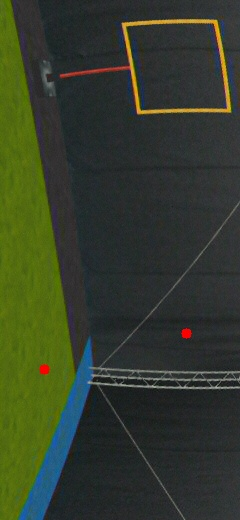
#> input picture debug_python_code/images_with_corners/image_105.jpg, 240 x 520 px
$ python -i rtp_viewer_debug.py   (imports and definitions only)
#> lines starting #> are read from the running program, lines starting #| are printed output that depends on the picture; after the words box and inside, x2 and y2 are one past the last pixel; in counts of white or black regions, pixels touching at a corner belong together
#! /usr/bin/python

import cv2
import sys
import argparse
from os import path, getenv
import os

# if PAPARAZZI_HOME not set, then assume the tree containing this
# file is a reasonable substitute
PPRZ_HOME = getenv("PAPARAZZI_HOME", path.normpath(path.join(path.dirname(path.abspath(__file__)), '../../../')))
sys.path.append(PPRZ_HOME + "/var/lib/python") # pprzlink

# See the issue and solution here: https://github.com/opencv/opencv/issues/10328
os.environ['OPENCV_FFMPEG_CAPTURE_OPTIONS'] = 'protocol_whitelist;file,rtp,udp'

from pprzlink.ivy import IvyMessagesInterface
from pprzlink.message import PprzMessage

# See the issue and solution here: https://github.com/opencv/opencv/issues/10328
os.environ['OPENCV_FFMPEG_CAPTURE_OPTIONS'] = 'protocol_whitelist;file,rtp,udp'

class RtpViewer:
    running = False
    scale = 1
    rotate = 0
    frame = None
    mouse = dict()

    # [91 lines left out: functions __init__, run, cv, on_key, on_mouse, not called in this run]

    def cleanup(self):
        # Shutdown ivy interface
        self.ivy.shutdown()

import cv2
import matplotlib.pyplot as plt
import os
import numpy as np
from sklearn.linear_model import LinearRegression, RANSACRegressor, Ridge
import copy
import numpy as np


def remove_mess(image, window_size=10, thresh=.4):
    pixels_threshold = window_size**2 * thresh
    for y in range(0, image.shape[0] - window_size + 1, window_size):
        for x in range(0, image.shape[1] - window_size + 1, window_size):

            roi = image[y:y+window_size, x:x+window_size]

            # Count white pixels
            white_pixels = np.sum(roi == [255, 255, 255])

            # If there are 20 or more white pixels, replace the entire ROI with black pixels
            if white_pixels >= pixels_threshold:
                image[y:y+window_size, x:x+window_size] = [0, 0, 0]
                # print("Removed patch")
    return image

def perform_linear_regression(binary_image):
    """
    Given a portion of the image we try to find the horizon
    We use RANSACRegressor to try to be resiliant to the numerous outliers
    """
    white_pixels = np.argwhere(binary_image == 255)  # Get coordinates of white pixels
    num_pixels = white_pixels.shape[0]


    # Initialize arrays to store x and y coordinates of white pixels
    x_coords = white_pixels[:, 1]
    y_coords = white_pixels[:, 0]

    # Perform linear regression on the coordinates
    #base_estimator = Ridge(alpha=100)
    #model = RANSACRegressor(base_estimator=base_estimator)
    model = RANSACRegressor()
    #model = LinearRegression()
    if num_pixels < 2:
        print("No white pixels found in the image.")
        model.fit([[0], [1]], [[0], [0]])
    else:
        model.fit(x_coords.reshape(-1, 1), y_coords.reshape(-1, 1))
    return model

def assign_colors_to_compatible_models(models, threshold = 20):
    """
    Just a quick clustering of the different predictions for the horizon
    """
    color_map = {}
    color_index = 0

    for i in range(len(models)):
        compatible = np.full(color_index, 0)
        for j in range(i):

            model1 = models[i]
            model2 = models[j]

            y_pred_1 = model1.predict([[300]])[0]
            y_pred_2 = model2.predict([[300]])[0]
            error = abs(y_pred_1 - y_pred_2)
            compatible[color_map[j]] = max(error, compatible[color_map[j]])

        if compatible.size == 0 or all(compatible >= threshold):
            color_map[i] = color_index
            color_index += 1
        else:
            color_map[i] = np.argmin(compatible)

    return color_map

def detect_horizons(frame):
    """
    Return the model for each orizon line up to two, and the x for which they meet
    If there is only one line x_separation is equal to frame.shape[1]
    """
    original = frame.copy()

    # This was an attempt to make the blue and black patches around the arena look the same (I wanted a gradient between the green and blue grass)
    #frame[:, :, 2] = 0
    #hsv_image = cv2.cvtColor(frame, cv2.COLOR_BGR2HSV)
    ## Define lower and upper bounds for blue color in HSV
    #lower_blue = np.array([90, 0, 0])
    #upper_blue = np.array([255, 255, 255])
    ## Create a mask to extract blue areas
    #blue_mask = cv2.inRange(frame, lower_blue, upper_blue)
    ## Print some information about the blue mask
    #print("Pixels detected as blue:", np.count_nonzero(blue_mask))
    #print("Shape of the blue mask:", blue_mask.shape)
    ## Darken the blue areas in the original image
    #darkened_image = frame.copy()
    ##darkened_image[blue_mask != 0, 0] = 80   # Darken blue areas by dividing pixel values by 2
    ##darkened_image[blue_mask != 0, 1] = 60
    #frame = darkened_image.copy()

    # Convert the frame to grayscale for edge detection
    gray = cv2.cvtColor(frame, cv2.COLOR_BGR2GRAY)
    # Apply Gaussian blur to reduce noise and smoothen edges
    blurred = cv2.GaussianBlur(src=gray, ksize=(15, 15), sigmaX=0.9)
    # Perform Canny edge detection
    edges = cv2.Canny(blurred,15, 20)
    #edges = cv2.GaussianBlur(src=edges, ksize=(5, 5), sigmaX=0.9)
    rgb_edges = cv2.cvtColor(edges, cv2.COLOR_GRAY2BGR)
    edges = remove_mess(rgb_edges)
    edges = cv2.cvtColor(edges, cv2.COLOR_BGR2GRAY)
    edges_debug = edges.copy()
    colored = cv2.cvtColor(edges_debug, cv2.COLOR_GRAY2BGR)


    # Split the image in regions where we try to interpolate the horizon line
    # Frame diveded in two to separate the two walls
    horizons = []
    for offset in [0, edges.shape[1] // 2]:
        # Should be based on the corner position
        x_min = offset
        x_max = offset+edges.shape[1] // 2
        wrong = []
        models = []
        #y_min = 80
        #y_max = edges.shape[0] - 40
        y_min = 110
        y_max = 200 - 40
        for y in range(y_min, y_max, 10):
            #sample = copy.deepcopy(edges[y:y+50, x_min:x_max])
            sample = edges[y:y+50, x_min:x_max]

            model = perform_linear_regression(sample)
            model.estimator_.intercept_[0] = model.predict([[- x_min]])[0] + y
            #model.intercept_[0] += y
            models.append(model)

        color_map = assign_colors_to_compatible_models(models)
        #print(color_map)
        #print([list(color_map.values()).count(x) for x in color_map.values()])
        rgb_colors = [(255, 0, 0), (0, 255, 0), (0, 0, 255), (255, 255, 0), (0, 255, 255),
                      (255, 0, 255), (128, 128, 0), (128, 0, 128), (0, 128, 128), (128, 128, 128),
                      (255, 128, 0), (255, 0, 128), (0, 255, 128), (128, 255, 0), (0, 128, 255),
                      (128, 0, 255), (255, 128, 128), (128, 255, 128), (128, 128, 255), (255, 255, 128)]


        # We try to find the correct model by looking at how many points are on the line
        # If there are too many points around the line we supose it is the mat and not the horizon
        for model, color, y in zip(models, color_map.values(), range(y_min, y_max, 10)):
            # [11 lines of commented-out code are left out]
            model.wrong = []
            for x in range(x_min, x_max, 5):
                y_predicted = int(model.predict([[x]]).flatten()[0])
                ys_actual_low = np.where(edges[y_predicted - 3:y_predicted + 3, x] == 255)[0]
                ys_actual_high = np.where(edges[y_predicted - 5:y_predicted + 10, x] == 255)[0]
                if len(ys_actual_low) == 0 or len(ys_actual_high) > 2:
                    model.wrong.append((x, int(y_predicted)))

            #print(y, len(model.wrong))
        horizons.append(min(models, key = lambda model: len(model.wrong)))
    return horizons, edges.shape[1] // 2, colored

def parse(frame):
    frame = cv2.rotate(frame, cv2.ROTATE_90_COUNTERCLOCKWISE)
    models, x_separation, colored = detect_horizons(frame)

    assert len(models) == 2 if x_separation < frame.shape[1] else len(models) == 1

    for k, model in enumerate(models):
        for x in range([0, x_separation][k], [frame.shape[1] // 2 - x_separation, frame.shape[1] // 2][k], 5):
            y_predicted = int(model.predict([[x]]).flatten()[0])
            ys_actual_low = np.where(edges[y_predicted - 3:y_predicted + 3, x] == 255)[0]
            ys_actual_high = np.where(edges[y_predicted - 5:y_predicted + 10, x] == 255)[0]
            if len(ys_actual_low) == 0 or len(ys_actual_high) > 2:
                wrong.append((x, int(y_predicted)))


        for x0, y0 in model.wrong:
            cv2.circle(colored, (x0, y0), 2, (0, 0, 255), -1)

    # [5 lines of commented-out code are left out]

    combined_image = cv2.hconcat([colored, frame])
    return combined_image

# [23 lines not run here, left out]

>>> import cv2
>>> picture = cv2.imread('../../../debug_python_code/images_with_corners/image_105.jpg')
#> picture is the input picture: shape (520, 240, 3); mean B, G, R 42.9, 60.9, 52.4
>>> result = parse(picture)
#> in parse, `frame = cv2.rotate(frame, cv2.ROTATE_90_COUNTERCLOCKWISE)`:
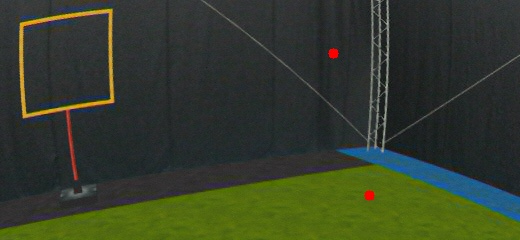
#> frame: shape (240, 520, 3); mean of channels 0, 1, 2 42.9, 60.9, 52.4; drawn as B, G, R
#> in detect_horizons, `gray = cv2.cvtColor(frame, cv2.COLOR_BGR2GRAY)`:
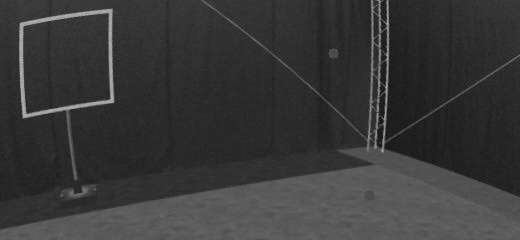
#> gray: shape (240, 520); min 18, max 182, mean 56.4
#> in detect_horizons, `edges = cv2.Canny(blurred,15, 20)`:
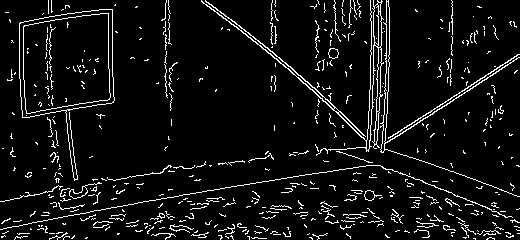
#> edges: shape (240, 520); 6.8% white in thin lines or dots
#> in detect_horizons, `rgb_edges = cv2.cvtColor(edges, cv2.COLOR_GRAY2BGR)`: rgb_edges: shape (240, 520, 3); 6.8% white in thin lines or dots
#> after the loop in remove_mess, `for y in range(0, image.shape[0] - window_size + 1, window_size):`:
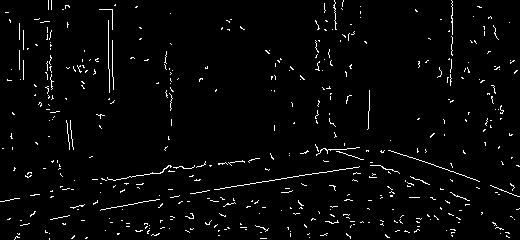
#> image: shape (240, 520, 3); 2.7% white in thin lines or dots
#> in detect_horizons, `edges = cv2.cvtColor(edges, cv2.COLOR_BGR2GRAY)`: edges: shape (240, 520); 2.7% white in thin lines or dots
#> after the loop in detect_horizons, `for offset in [0, edges.shape[1] // 2]:`:
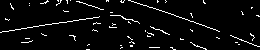
#> sample: shape (50, 260); 4.6% white in thin lines or dots
#> after the loop in detect_horizons, `for offset in [0, edges.shape[1] // 2]:`: horizons = 2 items
#> in parse, `models, x_separation, colored = detect_horizons(frame)`: x_separation = 260
#> the loop in parse, `for k, model in enumerate(models):` made 2 passes
#> after the loop in parse, `for k, model in enumerate(models):`:
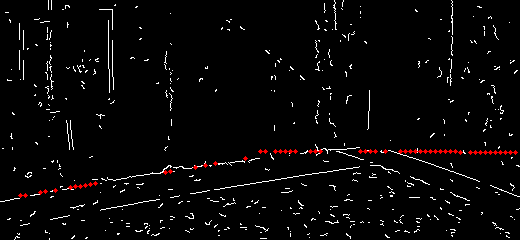
#> colored: shape (240, 520, 3); 0.57% of pixels changed, all inside (x1, y1, x2, y2) = (18, 149, 518, 198)
#> in parse, `combined_image = cv2.hconcat([colored, frame])`:
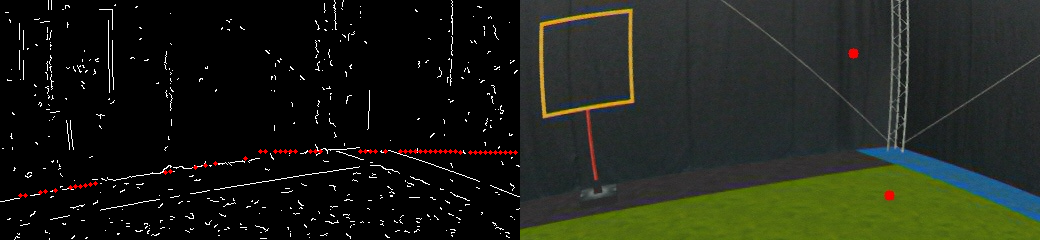
#> combined_image: shape (240, 1040, 3); mean B, G, R 24.9, 33.9, 30.4

$ run again, on debug_python_code/images_with_corners/image_11.jpg
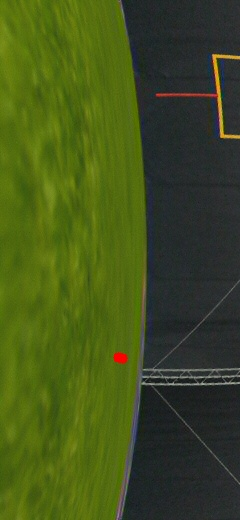
#> input picture debug_python_code/images_with_corners/image_11.jpg, 240 x 520 px
#> picture is the input picture: shape (520, 240, 3); mean B, G, R 27.8, 81.5, 65.9
#> rgb_edges: shape (240, 520, 3); 10.2% white in thin lines or dots
#> after the loop in detect_horizons, `for offset in [0, edges.shape[1] // 2]:`:
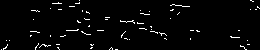
#> sample: shape (50, 260); 2.6% white in thin lines or dots
#> after the loop in detect_horizons, `for offset in [0, edges.shape[1] // 2]:`: horizons = 2 items
#> x_separation = 260
#> the loop in parse, `for k, model in enumerate(models):` made 2 passes
#> in parse, `combined_image = cv2.hconcat([colored, frame])`:
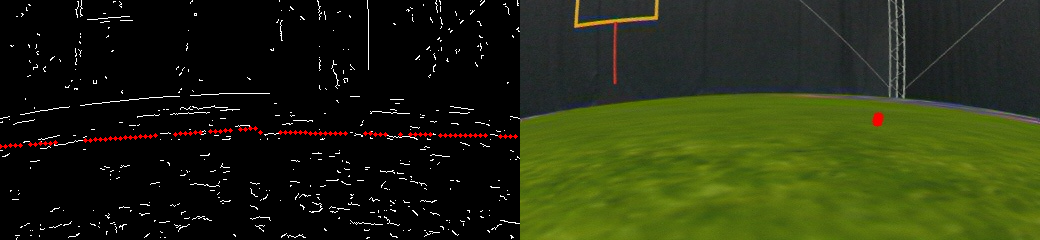
#> combined_image: shape (240, 1040, 3); mean B, G, R 17.1, 44, 37.3
